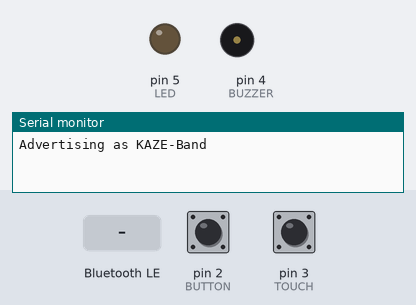
A sketch run on a simulated Arduino Uno, built with avr-gcc and run on an emulated ATmega328P. Parts: output pins drawn as LEDs (lit = HIGH), buzzer (waves = sounding, pin HIGH), the last lines printed to the serial monitor. Dashed ring = blinking. The inputs (shaded band) are chosen by the test bench; at power-on: pin 2 (BUTTON) LOW, pin 3 (TOUCH) LOW. Nothing arrives over Bluetooth unless stated; a phone connects over Bluetooth LE 3 s after start.

Above: at 1.2 s.
1.3 s: Bluetooth LE write "1" received
At 3.07 s:
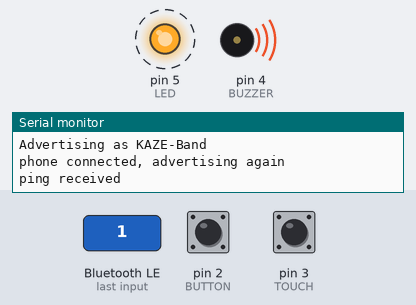
4.3 s: Bluetooth LE write "1" received
7.3 s: pin 2 (BUTTON) pulled HIGH for 0.15 s
10.3 s: pin 2 (BUTTON) pulled HIGH for 1 s
At 14.2 s:
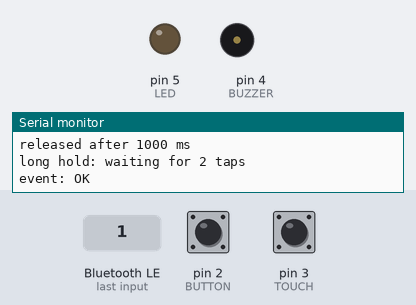
14.3 s: pin 2 (BUTTON) pulled HIGH for 3.2 s
At 20.4 s:
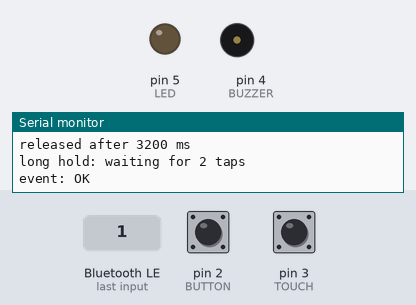
20.5 s: pin 3 (TOUCH) pulled HIGH for 3.2 s
At 26.8 s:
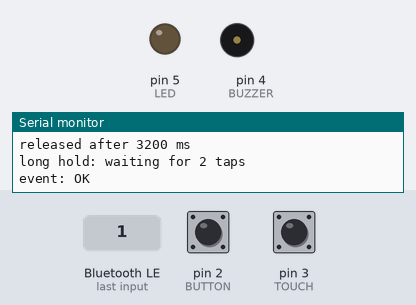
Timing chart, 0 to 27.7 s (numbered marks = the images above; inputs shaded):
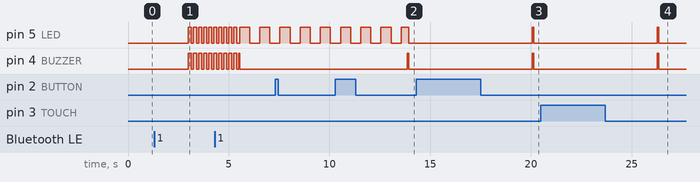

The sketch:

kaze_band.ino
```cpp
// KAZE band prototype: Arduino UNO R4 WiFi + Grove shield
// Button D2, touch sensor D3, buzzer D4, LED D5
//
// BLE:
//   Advertises as "KAZE-Band"
//   "event" characteristic (notify only, no read): 1 = I'm okay, 2 = duress, 3 = heartbeat
//     After each answer the band writes 0, so the last answer never stays readable.
//     An answer made with no phone connected is kept (only the newest one) and sent
//     about 1 s after a phone connects, so the phone has time to subscribe.
//     The heartbeat goes out every 20 s while a phone is connected. It wakes the
//     phone's app in the background so it can check the server for a pending ask.
//   "ping" characteristic (write): any value makes the band beep and flash
//   "ask" characteristic (write): any value starts a gentle "are you okay?" signal
//     (slow LED blink, soft buzz) until the user answers or 30 s pass
//
// Gestures (button or touch, they work the same):
//   3 short taps within 1.5 s        -> I'm okay
//   Hold 1 s, then two short taps     -> duress
//   Both give the same short beep so nobody watching can tell them apart.

#include <ArduinoBLE.h>

const int BUTTON = 2, TOUCH = 3, BUZZER = 4, LED = 5;

const unsigned long HOLD_MS = 1000;           // hold length that arms duress
const unsigned long DURESS_WINDOW_MS = 2500;  // time allowed for the two duress taps
const unsigned long OK_WINDOW_MS = 1500;      // max gap between okay taps before the count resets
const unsigned long DEBOUNCE_MS = 60;
const unsigned long ASK_MS = 30000;  // how long the band keeps asking
const bool QUIET_MODE = false;       // false for the demo. true = no buzzer, LED only, for testing around people

const uint8_t EVENT_OK = 1;
const uint8_t EVENT_DURESS = 2;
const uint8_t EVENT_HEARTBEAT = 3;
const unsigned long HEARTBEAT_MS = 20000;  // how often a connected phone is woken
const unsigned long SUBSCRIBE_MS = 1000;   // wait after connect so the phone can subscribe before a pending answer is sent

BLEService kazeService("7f1a0001-6b4e-4c2a-9a7e-2d3c4b5a6f70");
BLEByteCharacteristic eventChar("7f1a0002-6b4e-4c2a-9a7e-2d3c4b5a6f70", BLENotify);
BLEByteCharacteristic pingChar("7f1a0003-6b4e-4c2a-9a7e-2d3c4b5a6f70", BLEWrite);
BLEByteCharacteristic askChar("7f1a0004-6b4e-4c2a-9a7e-2d3c4b5a6f70", BLEWrite);

bool asking = false;
unsigned long askUntil = 0;
unsigned long lastAskBlink = 0;

bool wasPressed = false;
unsigned long pressStart = 0;
unsigned long lastChange = 0;

bool duressArmed = false;
int duressTaps = 0;
unsigned long duressDeadline = 0;

int okTaps = 0;
unsigned long lastOkTap = 0;

bool rawPressed = false;
unsigned long rawSince = 0;

bool wasConnected = false;
unsigned long lastHeartbeat = 0;
unsigned long connectedAt = 0;

uint8_t pendingEvent = 0;  // answer not yet sent to a phone (0 = none). A newer answer replaces it.
unsigned long pendingAt = 0;
const unsigned long PENDING_MS = 60000;  // a stored answer older than this is dropped, the same for ok and duress, so it can never answer a later check

bool isPressed() {
  return digitalRead(BUTTON) == HIGH || digitalRead(TOUCH) == HIGH;
}

void buzz(bool on) {
  digitalWrite(BUZZER, (on && !QUIET_MODE) ? HIGH : LOW);
}

void confirmBeep() {
  // Same feedback for okay and duress
  buzz(true);
  digitalWrite(LED, HIGH);
  delay(80);
  buzz(false);
  digitalWrite(LED, LOW);
}

void pingAlarm() {
  // Loud, obvious pattern so a friend can find the band
  for (int i = 0; i < 10; i++) {
    buzz(true);
    digitalWrite(LED, HIGH);
    delay(150);
    buzz(false);
    digitalWrite(LED, LOW);
    delay(100);
  }
}

void sendEvent(uint8_t ev) {
  asking = false;
  okTaps = 0;
  duressArmed = false;
  duressTaps = 0;
  digitalWrite(LED, LOW);
  // Always queue, sent from loop(). Feedback is the same whether a phone is connected or not.
  pendingEvent = ev;
  pendingAt = millis();
  Serial.println(ev == EVENT_OK ? "event: OK" : "event: DURESS");
  confirmBeep();
}

void flushPending(bool connected) {
  if (pendingEvent != 0 && millis() - pendingAt > PENDING_MS) {
    pendingEvent = 0;  // too old: the server timer handles this check
    Serial.println("stored answer expired");
  }
  if (pendingEvent == 0 || !connected || millis() - connectedAt < SUBSCRIBE_MS) return;
  // writeValue reports success even with no subscriber, so wait until the phone subscribed.
  if (!eventChar.subscribed()) return;
  eventChar.writeValue(pendingEvent);
  eventChar.writeValue(0);  // clear it so the answer never lingers on the band
  pendingEvent = 0;
  Serial.println("event sent to phone");
}

void onRelease(unsigned long heldFor, unsigned long now) {
  Serial.print("released after ");
  Serial.print(heldFor);
  Serial.print(" ms");
  Serial.println(duressArmed ? " (counting duress taps)" : "");

  if (heldFor >= HOLD_MS) {
    // Long hold: wait for two quick taps
    duressArmed = true;
    duressTaps = 0;
    okTaps = 0;
    duressDeadline = now + DURESS_WINDOW_MS;
    Serial.println("long hold: waiting for 2 taps");
    return;
  }

  if (duressArmed) {
    duressTaps++;
    if (duressTaps >= 2) {
      sendEvent(EVENT_DURESS);
    }
    return;
  }

  // Short taps: 3 within the window means okay
  lastOkTap = now;
  okTaps++;
  Serial.print("OK tap count: ");
  Serial.println(okTaps);

  if (okTaps >= 3) {
    sendEvent(EVENT_OK);
  }
}

void setup() {
  pinMode(BUTTON, INPUT);
  pinMode(TOUCH, INPUT);
  pinMode(BUZZER, OUTPUT);
  pinMode(LED, OUTPUT);
  Serial.begin(9600);

  if (!BLE.begin()) {
    Serial.println("BLE failed to start. Try Tools > Firmware Updater.");
    while (true) {
      digitalWrite(LED, !digitalRead(LED));
      delay(200);
    }
  }

  BLE.setLocalName("KAZE-Band");
  BLE.setAdvertisedService(kazeService);
  kazeService.addCharacteristic(eventChar);
  kazeService.addCharacteristic(pingChar);
  kazeService.addCharacteristic(askChar);
  BLE.addService(kazeService);
  eventChar.writeValue(0);
  BLE.advertise();

  Serial.println("Advertising as KAZE-Band");
}

void loop() {
  BLE.poll();

  bool connected = BLE.connected();
  if (connected && !wasConnected) {
    // The radio stops advertising when a phone connects. Start it again so a
    // friend's phone can still see the band's signal strength during find-them.
    BLE.advertise();
    lastHeartbeat = millis();
    connectedAt = millis();
    Serial.println("phone connected, advertising again");
  }
  wasConnected = connected;

  flushPending(connected);

  if (connected && millis() - lastHeartbeat > HEARTBEAT_MS) {
    lastHeartbeat = millis();
    eventChar.writeValue(EVENT_HEARTBEAT);
  }

  if (pingChar.written()) {
    Serial.println("ping received");
    pingAlarm();
  }

  if (askChar.written()) {
    Serial.println("ask received: are you okay?");
    asking = true;
    askUntil = millis() + ASK_MS;
    buzz(true);
    delay(40);
    buzz(false);  // one soft nudge
  }

  if (asking) {
    if (millis() > askUntil) {
      asking = false;  // phone/server decides what silence means
      digitalWrite(LED, LOW);
      Serial.println("ask timed out (no answer)");
    } else if (millis() - lastAskBlink > 500) {
      lastAskBlink = millis();
      digitalWrite(LED, !digitalRead(LED));
    }
  }

  unsigned long now = millis();
  bool raw = isPressed();
  if (raw != rawPressed) {
    rawPressed = raw;
    rawSince = now;
  }

  if (rawPressed != wasPressed && now - rawSince >= DEBOUNCE_MS) {
    if (rawPressed) {
      pressStart = rawSince;
    } else {
      onRelease(rawSince - pressStart, now);
    }
    wasPressed = rawPressed;
  }

  // Long hold with no follow-up taps: treat as okay so it never looks odd
  if (duressArmed && now > duressDeadline) {
    duressArmed = false;
    duressTaps = 0;
    sendEvent(EVENT_OK);
  }

  // Okay taps that never reached 3: forget them so a later bump can't complete them
  if (okTaps > 0 && now - lastOkTap > OK_WINDOW_MS) {
    Serial.println("OK taps reset");
    okTaps = 0;
  }
}
```

Measured:
- after the input at 1.3 s, pin 5 (LED), pin 4 (BUZZER): alternates HIGH for 0.15 s and LOW for 0.10 s, starting after 1.7 s
- after the input at 10.3 s, pin 4 (BUZZER): LOW → HIGH after 3.6 s, → LOW 0.08 s later
- after the input at 14.3 s, pin 5 (LED), pin 4 (BUZZER): LOW → HIGH after 5.8 s, → LOW 0.08 s later
- after the input at 20.5 s, pin 5 (LED), pin 4 (BUZZER): LOW → HIGH after 5.8 s, → LOW 0.08 s later
